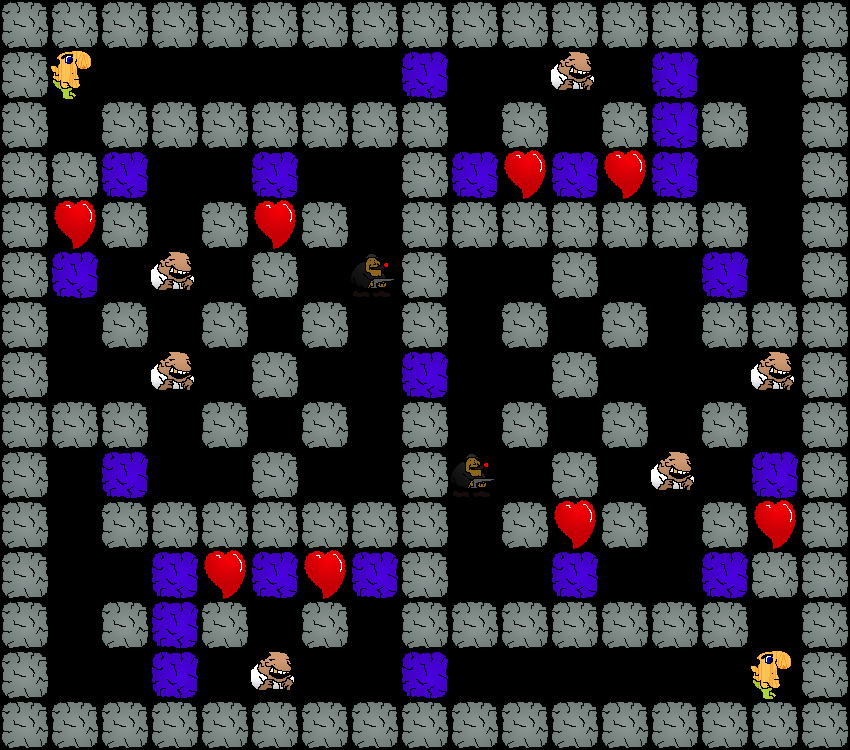

A 2D game scene composited from a Tiled map and its tileset images. What follows is a short description and the map's XML, with each tile layer's data collapsed to a summary:
An orthogonal 17x15 tile map with 50x50 px tiles, 1 tile layer (Action).

<map version="1.0" orientation="orthogonal" width="17" height="15" tilewidth="50" tileheight="50">
 <tileset firstgid="1" name="Tileset" tilewidth="50" tileheight="50">
  <image source="Tileset.png" width="150" height="200" />
  <tile id="0">
   <properties>
    <property name="Type" value="Soldier" />
   </properties>
  </tile>
  <tile id="1">
   <properties>
    <property name="Type" value="FireLizard" />
   </properties>
  </tile>
  <tile id="2">
   <properties>
    <property name="Type" value="Heart" />
   </properties>
  </tile>
  <tile id="3">
   <properties>
    <property name="Type" value="Sentry" />
   </properties>
  </tile>
  <tile id="4">
   <properties>
    <property name="Type" value="Turret" />
   </properties>
  </tile>
  <tile id="5">
   <properties>
    <property name="Type" value="Shark" />
   </properties>
  </tile>
  <tile id="6">
   <properties>
    <property name="Type" value="BreakableBlock" />
   </properties>
  </tile>
  <tile id="7">
   <properties>
    <property name="Type" value="Block" />
   </properties>
  </tile>
  <tile id="8">
   <properties>
    <property name="Type" value="Gangster" />
   </properties>
  </tile>
  <tile id="9">
   <properties>
    <property name="Type" value="Player" />
   </properties>
  </tile>
  <tile id="11">
   <properties>
    <property name="Type" value="StorBot" />
   </properties>
  </tile>
 </tileset>
 <layer name="Action" width="17" height="15">
  <properties>
   <property name="ColorValue0" value="225" />
   <property name="ColorValue1" value="125" />
   <property name="ColorValue2" value="100" />
   <property name="ColorValue3" value="100" />
  </properties>
  <data>[255 cells, 167 non-empty, 6 distinct tile ids]</data>
 </layer>
</map>
